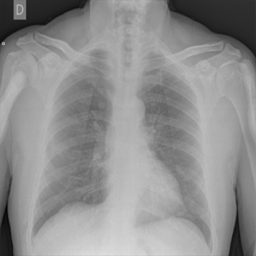
#> input picture data/test/COVID/COVID-1216_re.png, 256 x 256 px, given as the content of the folder data/chest_xray, which was not available
$ jupyter execute --allow-errors Datensatz.ipynb   (older library calls are emulated)   (text cells are left out)
#> lines starting #> are read from the running program, lines starting #| are printed output that depends on the picture; pictures that were not available may be replaced by others from this repository, and a replacement may not be noted
[cell 1]
from PIL import Image
import os
import shutil

[cell 2]
## resizing images of set(2)

# save input and output paths for resizing
input_set2_normal = os.path.join("data", "chest_xray", "NORMAL")
input_set2_pneu = os.path.join("data", "chest_xray", "PNEUMONIA")
output = os.path.join("data", "chest_xray", "RESIZE") # Working folder for resizing

# create RESIZE folder if it doesn't exist
if not "RESIZE" in os.listdir(os.path.join("data", "chest_xray")):
    os.mkdir(output)

# method to resize all jpeg images in folder "path"
# stores resulting png-files in folder "dir_out" in target destination "path_out"
def resize_jpg(path, path_out, dir_out):
    # create output folder in output destination if not already there
#> called with path = 'data/chest_xray/PNEUMONIA', path_out = 'data/chest_xray/RESIZE', dir_out = 'PNEUMONIA'
    if not dir_out in os.listdir(path_out):
        os.mkdir(os.path.join(path_out,dir_out))
    # save list of all items in source folder into "dirs"
    dirs = os.listdir(path)

    # iterates over all images in folder. opens image, resizes and saves in target destination as png
    for item in dirs:
        im = Image.open(os.path.join(path, item))
#> im is the input picture: PIL image 256x256 L; min 1, max 221, mean 143.1
        imResize = im.resize((256,256), Image.ANTIALIAS)
        imResize.save(os.path.join(path_out,dir_out, item[:-5] + '_re.png'), 'PNG', quality=90)

[cell 3]
# not executed as normal set is mostly duplicates of data already included in set (1)

#resize_jpg(input_set2_normal, output, "NORMAL")

[cell 4]
resize_jpg(input_set2_pneu, output, "PNEUMONIA")

[cell 5]
# separate files in PNEUMONIA folder by filename containing "bacteria" or "virus"
# save list of all images in output\"PNEUMONIA"
dirs = os.path.join(output, "PNEUMONIA")

# create destination folders if needed
if not "PNEUMONIA_BAC" in os.listdir(dirs):
            os.mkdir(os.path.join(output, "PNEUMONIA_BAC"))
if not "PNEUMONIA_VIR" in os.listdir(dirs):
            os.mkdir(os.path.join(output, "PNEUMONIA_VIR"))

# iterate over all images in list. moves files into new subfolders depending on name
for item in os.listdir(dirs):
    # move files with "bacteria" in file name
    if "bacteria" in item:
        os.rename(os.path.join(dirs, item), os.path.join(output, "PNEUMONIA_BAC", item))
    #move files with "virus" in file name
    elif "virus" in item:
        os.rename(os.path.join(dirs, item), os.path.join(output, "PNEUMONIA_VIR", item))

# checking whether "PNEUMONIA" folder is empty or not
if len(os.listdir(dirs)) == 0:
    # removing "PNEUMONIA" folder
    os.rmdir(dirs)
else:
    # messaging saying folder not empty
    print("Folder is not empty")

[cell 6]
# save input and output paths for resizing
output_path_set1 = os.path.join("data", "COVID-19_Radiography_Dataset", "RESIZE")  # Working folder for resizing
# create RESIZE folder if it doesn't exist
#> (the rest of this cell did not finish here and is left out)

#> (a cell that did not finish here is left out)

#> (a cell that did not finish here is left out)

#> (a cell that did not finish here is left out)

[cell 10]
# setting up source and destination paths
path_dest = os.path.join("data", "DATASET") # Working folder for merging and splitting
path_set1 = os.path.join("data", "COVID-19_Radiography_Dataset", "RESIZE")
path_set2 = os.path.join("data", "chest_xray", "RESIZE")

dest_normal = os.path.join(path_dest, "HEALTHY")
dest_bacpneu = os.path.join(path_dest, "BACTERIAL_PNEUMONIA")
dest_virpneu = os.path.join(path_dest,"VIRAL_PNEUMONIA")
dest_covid = os.path.join(path_dest, "COVID19")

src_set1_normal = os.path.join(path_set1, "Normal")
src_set1_virpneu = os.path.join(path_set1, "Viral Pneumonia")
src_set1_covid = os.path.join(path_set1, "COVID")

#src_set2_normal = os.path.join(path_set2, "NORMAL") #won't be moved due to set 1 including all but 242 images in here
src_set2_bacpneu = os.path.join(path_set2, "PNEUMONIA_BAC")
src_set2_virpneu = os.path.join(path_set2, "PNEUMONIA_VIR")

[cell 11]
# Creating destination folders
if not "DATASET" in os.listdir("data"):
    os.mkdir(path_dest)
if not "HEALTHY" in os.listdir(path_dest):
    os.mkdir(dest_normal)
if not "BACTERIAL_PNEUMONIA" in os.listdir(path_dest):
    os.mkdir(dest_bacpneu)
if not "VIRAL_PNEUMONIA" in os.listdir(path_dest):
    os.mkdir(dest_virpneu)
if not "COVID19" in os.listdir(path_dest):
    os.mkdir(dest_covid)

[cell 12]
# Moving data from source folders to destination folders to be split up in the next step

# NORMAL dataset
for file in os.listdir(src_set1_normal):
    os.rename(os.path.join(src_set1_normal, file), os.path.join(dest_normal, file))

# Bacterial pneumonia dataset
for file in os.listdir(src_set2_bacpneu):
    os.rename(os.path.join(src_set2_bacpneu, file), os.path.join(dest_bacpneu, file))

# viral pneumonia dataset
for file in os.listdir(src_set1_virpneu):
    os.rename(os.path.join(src_set1_virpneu, file), os.path.join(dest_virpneu, file))
for file in os.listdir(src_set2_virpneu):
    os.rename(os.path.join(src_set2_virpneu, file), os.path.join(dest_virpneu, file))

# covid19 dataset
for file in os.listdir(src_set1_covid):
    os.rename(os.path.join(src_set1_covid, file), os.path.join(dest_covid, file))
#> pass 2 of the loop `for file in os.listdir(src_set1_covid):`:

[cell 13]
# Delete working folders for resizing

# Delete RESIZE folder and subfolders in dataset 2
# Delete all subfolders if empty
for dirs in os.listdir(output):
    # checking whether subfolder is empty or not
    if len(os.listdir(os.path.join(output,dirs))) == 0:
        # removing subfolder
        os.rmdir(os.path.join(output,dirs))
    else:
        # messaging saying folder not empty
        print(output+dirs+" is not empty")
# Delete RESIZE folder if empty
if len(os.listdir(output)) == 0:
    os.rmdir(output)
else:
    print(output+" is not empty")

[cell 14]
# Delete RESIZE folder and subfolders in dataset 1
# Delete all subfolders if empty
for dirs in os.listdir(output_path_set1):
    # checking whether subfolder is empty or not
    if len(os.listdir(os.path.join(output_path_set1,dirs))) == 0:
        # removing subfolder
        os.rmdir(os.path.join(output_path_set1,dirs))
    else:
        # messaging saying folder not empty
        print(output_path_set1+dirs+" is not empty")
# Delete RESIZE folder if empty
if len(os.listdir(output_path_set1)) == 0:
    os.rmdir(output_path_set1)
else:
    print(output_path_set1+" is not empty")

[cell 15]
# Count elements in folders
n_count = 0
for item in os.listdir(dest_normal):
    n_count +=1

print("Healthy images: " + str(n_count))

b_count = 0
for item in os.listdir(dest_bacpneu):
    b_count +=1

print("Bacterial Pneumonia images: " + str(b_count))

v_count = 0
for item in os.listdir(dest_virpneu):
    v_count +=1

print("Viral Pneumonia images: " + str(v_count))

c_count = 0
for item in os.listdir(dest_covid):
    c_count +=1

print("COVID19 images: " + str(c_count))

# [10 lines of commented-out code are left out]

[cell 16]
from sklearn.model_selection import train_test_split
import random

# creates split values that create 80/10/10 in two splits
val11 = 0.9
val12 = 0.1
val21 = 0.89
val22 = 0.11

[cell 17]
# NORMAL Dataset
# read all data from Dataset folder
all_normal = os.listdir(dest_normal)

# shuffle data in list to randomise output
random.shuffle(all_normal)

# creates lists via train_test_split. data is split twice to create splits for training, testing and validation
# could have been done more cleverly, but this code will do
#> (the rest of this cell did not finish here and is left out)

[cell 18]
# Bacterial Pneumonia

all_bacpneu = os.listdir(dest_bacpneu)
random.shuffle(all_bacpneu)

#> (the rest of this cell did not finish here and is left out)

[cell 19]
# Viral Pneumonia
all_virpneu = os.listdir(dest_virpneu)
random.shuffle(all_virpneu)

#> (the rest of this cell did not finish here and is left out)

[cell 20]
# COVID
all_covid = os.listdir(dest_covid)
random.shuffle(all_covid)

#> (the rest of this cell did not finish here and is left out)

[cell 21]
# method to split all folders into datasets
# accepts three lists of filenames (train, test, val) of one dataset, a path "source" and a string "dest_str"
# files from lists will be moved from source folder to data\"settype"\"dest_str"
# [39 lines left out: function move_splits, not called in this run]

#> (a cell that did not finish here is left out)

#> (a cell that did not finish here is left out)

#> (a cell that did not finish here is left out)

#> (a cell that did not finish here is left out)

[cell 26]
# Delete working folder "Dataset". No longer needed.
# Logic works the same as before. comments omited
for dirs in os.listdir(path_dest):
    if len(os.listdir(os.path.join(path_dest,dirs))) == 0:
        os.rmdir(os.path.join(path_dest,dirs))
    else:
        print(path_dest+dirs+" is not empty")
#> pass 2 of the loop `for dirs in os.listdir(path_dest):`:
#> pass 2 of the loop `for img_category in os.listdir(base_path):`:
if len(os.listdir(path_dest)) == 0:
    os.rmdir(path_dest)
else:
    print(path_dest+" is not empty")

[cell 27]
from PIL import Image
from PIL import ImageFont, ImageDraw, ImageOps
from random import randrange

def plot_samples(sample_files):
    x, y = 0, 0
    font_size = 16
    # Size of individual images
    img_size = 256
    # Final Image size
    width = img_size*4
    height = 300

    img = Image.new(mode="L", size=(width, height), color=0)
#> img: PIL image 1024x300 L; every value is 0
    font = ImageFont.truetype("arial.ttf", font_size)
    draw = ImageDraw.Draw(img)

    # Iterate samples
    for file in sample_files:
        # Get image file as PIL Object
        copy_img = Image.open(f"{base_path}{file[0]}/{file[1]}")
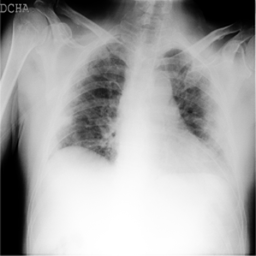
#> input picture data/test/COVID/COVID-139_re.png, 256 x 256 px
#> copy_img is the input picture: PIL image 256x256 L; min 0, max 255, mean 168.3
        # Paste into final img
        img.paste(copy_img, (x, y))
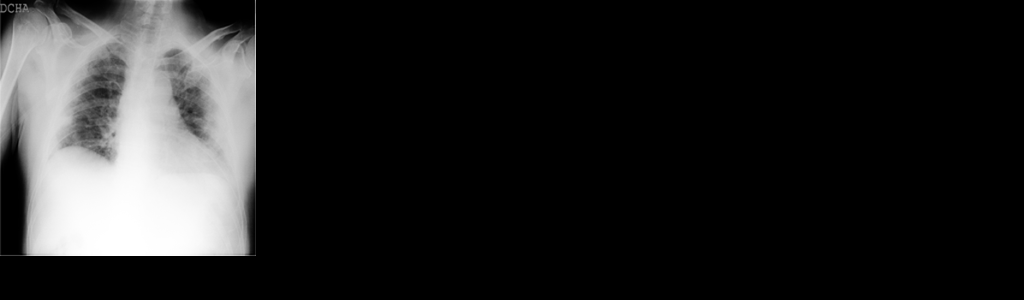
#> img: PIL image 1024x300 L; min 0, max 255, mean 35.9
        # Calculate size of the label
        word_pxl_size = ((len(file[0][:-4]))*font_size)/2
        # Calculate position of the text label relative to the image (aka how to center a div)
        text_position = x + img_size/2 - word_pxl_size
        # Actually draw the text
        draw.text((text_position, 270), file[0], fill='white', font=font)
        # Increase x coordinate before pasting new image
        x += img_size
#> pass 2 of the loop in plot_samples, `for file in sample_files:`:
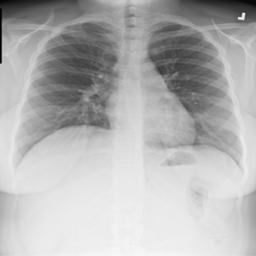
#> input picture data/test/HEALTHY/Normal-1548_re.png, 256 x 256 px
#> in plot_samples, copy_img is the input picture: PIL image 256x256 L; min 0, max 249, mean 179.1
#> in plot_samples, `img.paste(copy_img, (x, y))`:
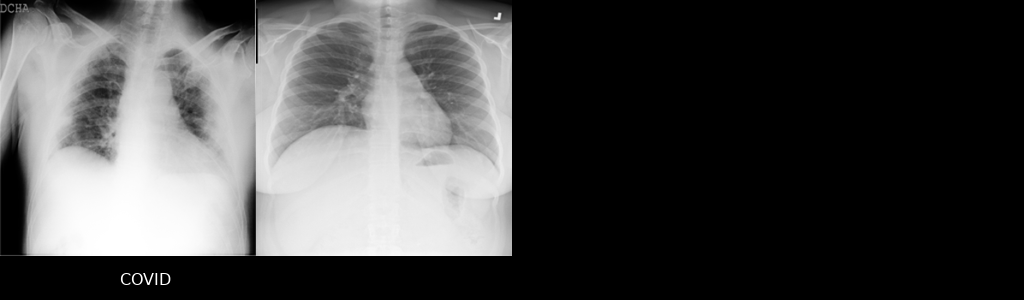
#> img: PIL image 1024x300 L; min 0, max 255, mean 74.3

    # Display image in jupyter
    display(img)
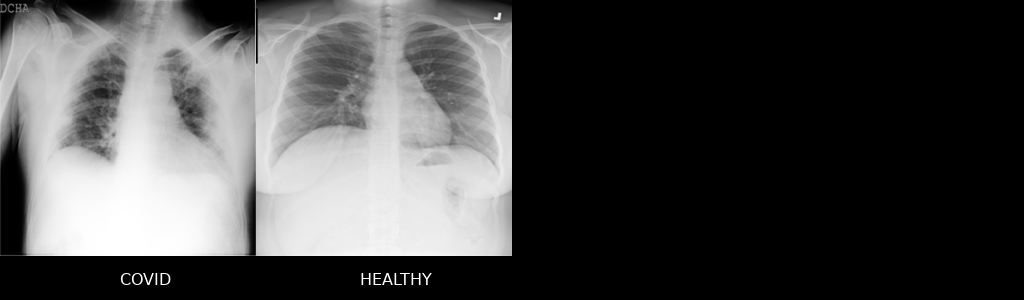
#> shown: PIL image 1024x300 L; min 0, max 255, mean 74.5
    # Save image file
    img.save('lung_sample.png')

sample_files = []
# Read folders from sample_data (COVID, HEALTHY, PNEUMONIA_BAC, PNEUMONIA_VIRAL)
base_path = "data/test/"
for img_category in os.listdir(base_path):
    # Get images from folder
    image_files = os.listdir(f"{base_path}{img_category}/")
    # Select random image file
    image_file = image_files[randrange(len(image_files))]
    # Save image path and category
    sample_files.append([img_category, image_file])

# Generate Sample Images from Data Sample
plot_samples(sample_files)
